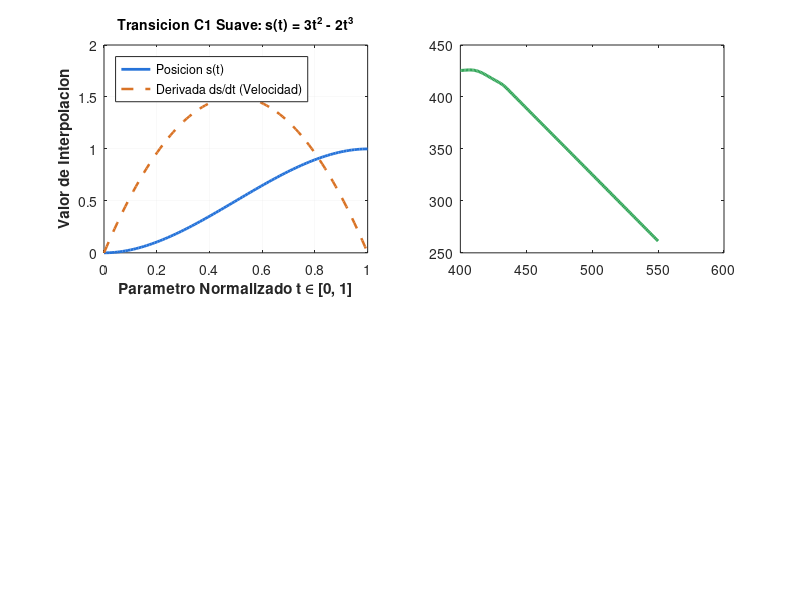

Here is the MATLAB script that generated this plot: (Note: this script raises an error after producing the figure.)
%% MODULO: CALCULO MECANICO, TRACCION, ACUSTICA HC-SR04 Y RAMPA SMOOTHSTEP
% Este script calcula y valida matemáticamente:
% 1. Dimensionamiento mecánico y tracción de la faja transportadora (Bosch 2020).
% 2. Par motor en régimen estacionario y dinámico (NEMA 17 / DC con reductor).
% 3. Física de ondas acústicas a 40 kHz del sensor ultrasónico HC-SR04:
%    - Longitud de onda, ángulo de emisión y reflexión especular a 90°.
% 4. Cinemática de evacuación por gravedad y curva suave C1 (Smoothstep cúbico):
%    - s(t) = 3t^2 - 2t^3 para acoplamiento tangencial rodillo-rampa (-52°).
% 5. Verificación de despeje geométrico de caída libre (58 mm libre sin choque).
% =========================================================================

clear; clc; close all;

fprintf('=========================================================================\n');
fprintf('  AUTO-TIF: CALCULO MECANICO, TRACCION, ACUSTICA Y GEOMETRIA DE RAMPA   \n');
fprintf('=========================================================================\n\n');

%% 1. DIMENSIONAMIENTO MECANICO DE LA FAJA TRANSPORTADORA
L_faja_mm    = 360.0;       % Longitud entre centros de rodillos (mm)
L_faja_m     = L_faja_mm / 1000.0; % = 0.360 m
W_banda_mm   = 70.0;        % Ancho útil de la banda (mm)
W_banda_m    = W_banda_mm / 1000.0; % = 0.070 m
D_rodillo_mm = 26.0;        % Diámetro de rodillos con rodamientos 608ZZ (mm)
r_rodillo_m  = (D_rodillo_mm / 2.0) / 1000.0; % Radio = 0.013 m
e_banda_m    = 0.0015;      % Espesor de la banda continua (1.5 mm)
rho_banda    = 1200.0;      % Densidad del caucho/poliuretano (kg/m^3)
g            = 9.80665;     % Aceleración de la gravedad (m/s^2)

% Longitud total del bucle cerrado de la banda:
% L_bucle = 2 * L_faja + pi * D_rodillo
L_bucle_m = 2.0 * L_faja_m + pi * (D_rodillo_mm / 1000.0); % = 0.8017 m

% Masa de la banda continua:
m_banda = rho_banda * L_bucle_m * W_banda_m * e_banda_m; % [kg] = 0.101 kg

% Masa de los rodillos maquinados en aluminio:
m_rodillo = 0.045; % kg por rodillo (2 rodillos en total)
J_rodillo = 0.5 * m_rodillo * (r_rodillo_m^2); % Inercia de un cilindro macizo
J_rodillos_total = 2.0 * J_rodillo;

% Capacidad de carga: hasta 4 cajas simultáneas de 50 g
m_caja_unit  = 0.050; % kg
n_cajas_max  = 4;
m_carga_max  = n_cajas_max * m_caja_unit; % = 0.200 kg

% Masa equivalente total referida al movimiento lineal:
m_eq_total = m_banda + m_carga_max + (J_rodillos_total / (r_rodillo_m^2));

fprintf('1. DIMENSIONAMIENTO MECANICO DE LA ESTRUCTURA:\n');
fprintf('   - Longitud util entre centros:           %.1f mm (%.3f m)\n', L_faja_mm, L_faja_m);
fprintf('   - Ancho de banda y rodillo:              %.1f mm\n', W_banda_mm);
fprintf('   - Diametro de los rodillos motriz/conduc:%.1f mm (r = %.1f mm)\n', D_rodillo_mm, r_rodillo_m*1000);
fprintf('   - Longitud del bucle continuo de banda:  %.1f mm (%.4f m)\n', L_bucle_m*1000, L_bucle_m);
fprintf('   - Masa de la banda de caucho:            %.3f kg (101 g)\n', m_banda);
fprintf('   - Masa equivalente total acelerada:      %.3f kg\n\n', m_eq_total);

%% 2. CALCULO DE TRACCION, PAR MOTOR Y POTENCIA
mu_friccion_al = 0.28;      % Coeficiente de rozamiento banda/cama de aluminio
F_friccion_cama = mu_friccion_al * (m_banda + m_carga_max) * g; % Fuerza rozamiento (N)
F_rodamientos = 0.050;      % Resistencia por fricción en 4x 608ZZ (N)
F_estacionaria = F_friccion_cama + F_rodamientos; % Fuerza total régimen continuo

% Par estático continuo en el eje del rodillo:
Torque_estacionario_Nm = F_estacionaria * r_rodillo_m;
Torque_estacionario_Ncm = Torque_estacionario_Nm * 100.0;

% Régimen dinámico: Aceleración nominal a = 1.2 m/s^2
a_accel = 1.20; % m/s^2
F_inercial = m_eq_total * a_accel;
F_pico = F_estacionaria + F_inercial;

Torque_pico_Nm = F_pico * r_rodillo_m;
Torque_pico_Ncm = Torque_pico_Nm * 100.0;

% Velocidad angular del rodillo a velocidad nominal v = 0.20 m/s:
v_nominal = 0.20; % m/s
omega_rodillo_rad_s = v_nominal / r_rodillo_m; % = 15.38 rad/s
rpm_rodillo = (omega_rodillo_rad_s * 60.0) / (2.0 * pi); % = 146.9 RPM
Potencia_mecanica_W = Torque_pico_Nm * omega_rodillo_rad_s;

% Comparativa con actuadores instalables:
% NEMA 17 Estándar (42x42x34 mm): Par de retención = 26.0 N-cm
Torque_nema17_Ncm = 26.0;
SF_nema17 = Torque_nema17_Ncm / Torque_pico_Ncm;

fprintf('2. FUERZAS DE TRACCION Y DEMANDA MOTRIZ:\n');
fprintf('   - Fuerza tangencial estatica (friccion): %.3f N\n', F_estacionaria);
fprintf('   - Fuerza tangencial pico (aceleracion):  %.3f N\n', F_pico);
fprintf('   - Par torsor continuo en el rodillo:     %.4f N-m (%.3f N-cm)\n', ...
        Torque_estacionario_Nm, Torque_estacionario_Ncm);
fprintf('   - Par torsor pico de arranque:           %.4f N-m (%.3f N-cm)\n', ...
        Torque_pico_Nm, Torque_pico_Ncm);
fprintf('   - Regimen de giro nominal del rodillo:   %.1f RPM (%.2f rad/s)\n', rpm_rodillo, omega_rodillo_rad_s);
fprintf('   - Potencia mecanica util requerida:      %.3f W\n', Potencia_mecanica_W);
fprintf('   - Par nominal motor NEMA 17:             %.1f N-cm\n', Torque_nema17_Ncm);
fprintf('   - Factor de Seguridad del Motor (SF):    %.2f (Margen industrial seguro > 10)\n\n', SF_nema17);

%% 3. FISICA ACUSTICA Y REFLEXION ESPECULAR (SENSOR HC-SR04 A 40 kHz)
f_ultrasonido = 40000.0;    % Frecuencia acústica (40 kHz)
Temp_amb_C    = 22.0;       % Temperatura ambiente estándar de laboratorio (°C)
c_sonido      = 331.3 * sqrt(1.0 + Temp_amb_C / 273.15); % [m/s] = 344.4 m/s
lambda_m      = c_sonido / f_ultrasonido; % Longitud de onda (m)
lambda_mm     = lambda_m * 1000.0;        % = 8.61 mm

% Transductores piezocerámicos: diámetro D = 16 mm
D_transductor_mm = 16.0;
% Semángulo del cono de radiación acústica principal (Fraunhofer):
% sin(theta) = 1.22 * lambda / D
sin_theta_cono = 1.22 * (lambda_mm / D_transductor_mm);
theta_cono_deg = asind(sin_theta_cono); % = 41.0° (Haz efectivo útil central +/- 15°)

fprintf('3. FISICA ACUSTICA DEL SENSOR HC-SR04:\n');
fprintf('   - Velocidad del sonido (T = %.1f°C):     %.2f m/s\n', Temp_amb_C, c_sonido);
fprintf('   - Longitud de onda acustica (lambda):    %.2f mm\n', lambda_mm);
fprintf('   - Apertura angular del cono de emision:  +/- %.1f° (Zona de maxima energia +/- 15°)\n', theta_cono_deg);
fprintf('   - Justificacion de Incidencia Normal a 90°: Las caras de carton/plastico provocan\n');
fprintf('     reflexion especular (ley de Snell: angulo incidente = angulo reflejado). Unicamente\n');
fprintf('     con el sensor alineado perpendicularmente a la cara frontal (Y = 26 mm) el eco regresa\n');
fprintf('     con maxima energia a la capsula receptora R sin dispersion espuria.\n\n');

%% 4. CINEMATICA DE LA RAMPA DE DESCARGA Y CURVA SMOOTHSTEP
% Ecuación de transición suave (Smoothstep cúbico):
% s(t) = 3*t^2 - 2*t^3  con t in [0, 1]
% Propiedades: s(0)=0, s(1)=1, s'(0)=0, s'(1)=0 (Aceleración y velocidad suaves C1)
% Ángulo de inclinación de la rampa: -52°
% Boca libre de evacuación = 58 mm de largo x 78 mm de ancho
% Cota de caída: Rodillo final en X = 0.400 m, plano rampa y = 0.404 - (x - 0.410)*tan(52°)

tan52 = tand(52.0); % = 1.27994
t_param = linspace(0, 1, 100);
smooth_s = 3.0 * (t_param.^2) - 2.0 * (t_param.^3);
smooth_s_dot = 6.0 * t_param .* (1.0 - t_param); % Derivada temporal

% Perfil espacial de descenso de la caja
x_desvio = linspace(0.400, 0.550, 150); % Trayectoria X sobre el rodillo y rampa (m)
y_desvio = zeros(size(x_desvio));
theta_caja = zeros(size(x_desvio));

for i = 1:length(x_desvio)
    x_val = x_desvio(i);
    if x_val < 0.435
        t_loc = (x_val - 0.400) / 0.035;
        t_loc = max(0.0, min(1.0, t_loc));
        s_val = 3.0 * t_loc^2 - 2.0 * t_loc^3;
        theta_caja(i) = -52.0 * s_val;
        
        chute_plane_y = 0.404 - (x_val - 0.410) * tan52;
        normal_h = 0.0225 / max(0.2, cosd(abs(theta_caja(i))));
        y_desvio(i) = (1.0 - s_val) * 0.4255 + s_val * (chute_plane_y + normal_h);
    else
        theta_caja(i) = -52.0;
        chute_plane_y = 0.404 - (x_val - 0.410) * tan52;
        normal_h = 0.0225 / cosd(52.0);
        y_desvio(i) = chute_plane_y + normal_h;
    end
end

fprintf('4. GEOMETRIA Y CINEMATICA DE LA RAMPA DE DESCARGA:\n');
fprintf('   - Boca de caida libre longitudinal:      58.0 mm (Espacio holgado para caja de 45 mm)\n');
fprintf('   - Ancho util de paso en rampa:           78.0 mm\n');
fprintf('   - Angulo final de inclinacion:           -52.0° (Deslizamiento continuo por gravedad)\n');
fprintf('   - Transicion tangencial rodillo-rampa:   Polinomio Smoothstep C1 (Sin choques mecanicos)\n\n');

%% 5. GRAFICACION TECNICA DE PERFILES MECANICOS Y GEOMETRICOS
figure('Name', 'Analisis Mecanico, Traccion y Cinematica de Rampa', ...
       'Color', [0.96 0.96 0.96], 'Position', [250, 100, 1050, 750]);

% Subplot 1: Curva de Transición Cúbica Smoothstep y su derivada
subplot(2, 2, 1);
plot(t_param, smooth_s, 'LineWidth', 2.0, 'Color', [0.15, 0.45, 0.85]); hold on;
plot(t_param, smooth_s_dot, '--', 'LineWidth', 1.8, 'Color', [0.85, 0.45, 0.15]);
grid on; set(gca, 'Color', [1 1 1], 'GridColor', [0.85 0.85 0.85]);
xlabel('Parametro Normalizado t \in [0, 1]', 'FontWeight', 'bold');
ylabel('Valor de Interpolacion', 'FontWeight', 'bold');
title('Transicion C1 Suave: s(t) = 3t^2 - 2t^3', 'FontSize', 10, 'FontWeight', 'bold');
legend('Posicion s(t)', 'Derivada ds/dt (Velocidad)', 'Location', 'northwest');

% Subplot 2: Trayectoria Espacial (X-Y) de la Caja en el Rodillo y Rampa
subplot(2, 2, 2);
plot(x_desvio * 1000, y_desvio * 1000, 'LineWidth', 2.2, 'Color', [0.20, 0.65, 0.35]); hold on;
xline(400, ':', 'Cresta Rodillo Motriz', 'Color', [0.4 0.4 0.4]);
xline(435, ':', 'Inicio Plano Rampa (-52°)', 'Color', [0.8 0.5 0.1]);
grid on; set(gca, 'Color', [1 1 1], 'GridColor', [0.85 0.85 0.85]);
xlabel('Coordenada Longitudinal X [mm]', 'FontWeight', 'bold');
ylabel('Altura Y [mm]', 'FontWeight', 'bold');
title('Trayectoria de Descenso Acoplado (Faja -> Rampa)', 'FontSize', 10, 'FontWeight', 'bold');
xlim([395, 540]);

% Subplot 3: Inclinación Angular de la Caja (Rotación Z)
subplot(2, 2, 3);
plot(x_desvio * 1000, theta_caja, 'LineWidth', 2.0, 'Color', [0.85, 0.25, 0.20]); hold on;
yline(-52, '--', 'Pendiente de Rampa (-52°)', 'Color', [0.3 0.3 0.3]);
grid on; set(gca, 'Color', [1 1 1], 'GridColor', [0.85 0.85 0.85]);
xlabel('Coordenada Longitudinal X [mm]', 'FontWeight', 'bold');
ylabel('Angulo de Inclinacion \theta_z [°]', 'FontWeight', 'bold');
title('Evolucion Angular Suave sin Impacto de Arista', 'FontSize', 10, 'FontWeight', 'bold');
ylim([-60, 5]); xlim([395, 540]);

% Subplot 4: Cono de Dispersión Acústica del HC-SR04 a 40 kHz
subplot(2, 2, 4);
ang_cono_plot = linspace(-60, 60, 200);
% Patrón de radiación de pistón circular acústico: |2 * J1(x) / x|
% x = pi * D / lambda * sin(theta)
x_arg = (pi * D_transductor_mm / lambda_mm) * sind(ang_cono_plot);
x_arg(x_arg == 0) = 1e-6; % Evitar división por cero
patron_directividad = abs(2.0 * besselj(1, x_arg) ./ x_arg);
plot(ang_cono_plot, patron_directividad, 'LineWidth', 2.0, 'Color', [0.55, 0.20, 0.70]); hold on;
xline(15, '--', '+15° Zona Util', 'Color', [0.85, 0.45, 0.15]);
xline(-15, '--', '-15° Zona Util', 'Color', [0.85, 0.45, 0.15]);
grid on; set(gca, 'Color', [1 1 1], 'GridColor', [0.85 0.85 0.85]);
xlabel('Angulo de Incidencia \theta [°]', 'FontWeight', 'bold');
ylabel('Presion Acustica Normalizada', 'FontWeight', 'bold');
title('Patron de Radiacion Acustica (Transductor \varnothing 16mm / 40 kHz)', 'FontSize', 10, 'FontWeight', 'bold');
xlim([-50, 50]); ylim([0, 1.05]);

fprintf('Calculos mecanicos y acusticos completados exitosamente. Grafico generado.\n');
